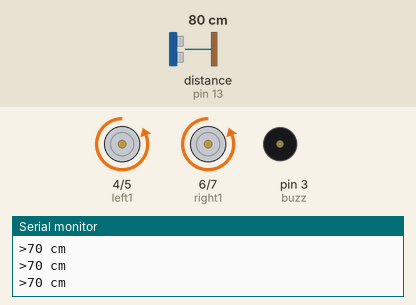
A sketch run on a simulated Arduino Uno, built with avr-gcc and run on an emulated ATmega328P. Shown: motor-driver pin pairs drawn as motors (green arrow = first pin HIGH = forward, orange = second pin HIGH = backward, longer = more drive, scaled by the enable pin), buzzer (waves = sounding, pin HIGH), the last lines printed to the serial monitor. Wiring (inferred from the names in the program): ultrasonic range finder: trigger pin 12; echo pin 13. Inputs (shaded band) come from the test bench; at power-on: distance to the obstacle (sensor on pin 13) 80 cm. The echo pulse lasts 58.3 µs per cm; pins used as bus, display or sensor lines are not drawn.

Above: at 1.2 s.
1.3 s: distance to the obstacle (sensor on pin 13) set to 74 cm
4.3 s: distance to the obstacle (sensor on pin 13) set to 66 cm
At 5.13 s:
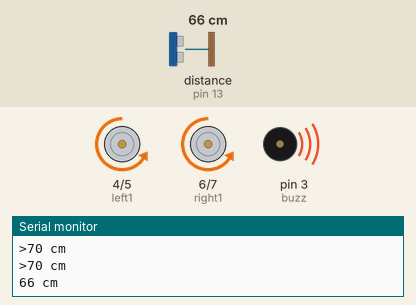
7.3 s: distance to the obstacle (sensor on pin 13) set to 18 cm
10.3 s: distance to the obstacle (sensor on pin 13) set to 35 cm
At 10.46 s:
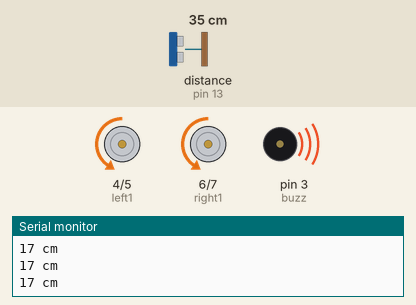
13.3 s: distance to the obstacle (sensor on pin 13) set to 2 cm
At 13.51 s:
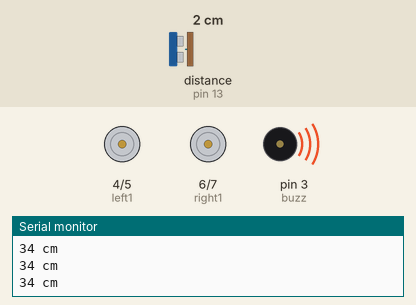
16.3 s: distance to the obstacle (sensor on pin 13) set to 14 cm
19.3 s: distance to the obstacle (sensor on pin 13) set to 19 cm
At 19.72 s:
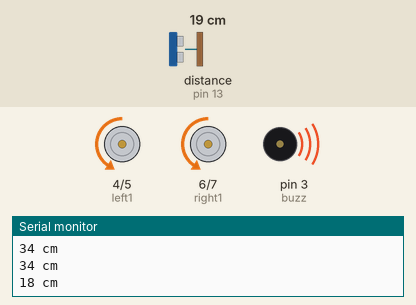
Timing chart, 0 to 23.3 s (numbered marks = the images above; inputs shaded):
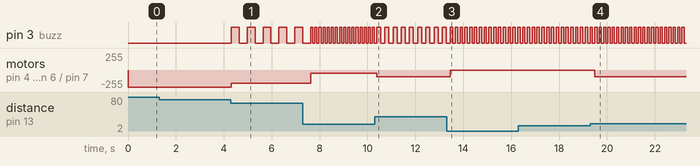

Measured:
- the behaviour switches between 71 and 70 cm on distance to the obstacle (sensor on pin 13) (found by bisection; images 0 and 1)
- the behaviour switches between 16 and 17 cm on distance to the obstacle (sensor on pin 13) (found by bisection; images 3 and 4)
- after the input at 4.3 s, pin 3 (buzz): alternates HIGH for 0.33 s and LOW for 0.33 s, starting at once; motor on pin 4 (left1) / pin 5 (left2), motor on pin 6 (right1) / pin 7 (right2): backward 255/255 → backward 198/255 at once
- after the input at 7.3 s, pin 3 (buzz): alternates HIGH for 0.09 s and LOW for 0.09 s, starting after 0.42 s; motor on pin 4 (left1) / pin 5 (left2), motor on pin 6 (right1) / pin 7 (right2): backward 198/255 → backward 51/255 after 0.33 s
- after the input at 10.3 s, pin 3 (buzz): alternates HIGH for 0.17 s and LOW for 0.17 s, starting after 0.25 s; motor on pin 4 (left1) / pin 5 (left2), motor on pin 6 (right1) / pin 7 (right2): backward 51/255 → backward 102/255 after 0.08 s
- after the input at 13.3 s, pin 3 (buzz): alternates HIGH for 0.10 s and LOW for 0.10 s, starting after 0.26 s; motor on pin 4 (left1) / pin 5 (left2), motor on pin 6 (right1) / pin 7 (right2): backward 102/255 → stopped after 0.16 s
- after the input at 19.3 s, motor on pin 4 (left1) / pin 5 (left2), motor on pin 6 (right1) / pin 7 (right2): stopped → backward 102/255 after 0.20 s

The sketch:

project_1.ino
```cpp
int right1 = 6;                //motor
int right2 = 7;
int left1 = 4;
int left2 = 5;
int rightSpeed = 10;           //PWM
int leftSpeed = 9;


int trigPin = 12;            //ultrasonic sensor
int echoPin = 13;

int buzz = 3;                //buzzer

void setup()
{
  pinMode(right1, OUTPUT);   //motor
  pinMode(right2, OUTPUT);
  pinMode(left1, OUTPUT);
  pinMode(left2, OUTPUT);
  pinMode(rightSpeed, OUTPUT);
  pinMode(leftSpeed, OUTPUT);

  Serial.begin(9600);        //sensor
  pinMode(trigPin, OUTPUT);
  pinMode(echoPin, INPUT);

  pinMode(buzz, OUTPUT);    //buzzer


}

long duration, distance;
int flag = 0;

void loop()
{
  digitalWrite(trigPin, LOW);
  delayMicroseconds(2);
  digitalWrite(trigPin, HIGH);
  delayMicroseconds(10);
  digitalWrite(trigPin, LOW);

  duration = pulseIn(echoPin, HIGH);
  distance = (duration / 58);

  if(flag==0)
  {
    analogWrite(rightSpeed, 255); //move forward at full speed
    analogWrite(leftSpeed, 255);
    digitalWrite(right1, LOW);
    digitalWrite(right2, HIGH);
    digitalWrite(left1, LOW);
    digitalWrite(left2, HIGH);
  }

  if(distance>70)
  {
    flag = 0;
    Serial.println(">70 cm");
    analogWrite(rightSpeed, 255); //move forward at full speed
    analogWrite(leftSpeed, 255);
    digitalWrite(right1, LOW);
    digitalWrite(right2, HIGH);
    digitalWrite(left1, LOW);
    digitalWrite(left2, HIGH);
  }

  else
    if(distance<=70 && distance>15)
    {
      flag = 1;

      analogWrite(rightSpeed, distance*3); //decrease motor speed
      analogWrite(leftSpeed, distance*3);
      digitalWrite(right1, LOW);
      digitalWrite(right2, HIGH);
      digitalWrite(left1, LOW);
      digitalWrite(left2, HIGH);

      digitalWrite(buzz, HIGH);
      delay(distance*5);
      digitalWrite(buzz, LOW);
      delay(distance*5);

      Serial.print(distance);       //display distance
      Serial.println(" cm");
    }

    else
      if(distance<=15)
      {
        flag = 1;
        analogWrite(rightSpeed, 0);
        analogWrite(leftSpeed, 0);
        digitalWrite(right1, LOW);
        digitalWrite(right2, LOW);
        digitalWrite(left1, LOW);
        digitalWrite(left2, LOW);

        digitalWrite(buzz, HIGH);
        delay(100);
        digitalWrite(buzz, LOW);
        delay(100);
      }

}
```
